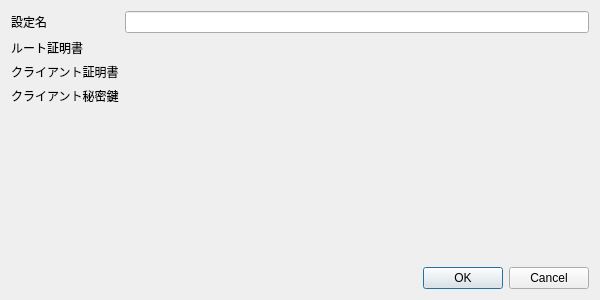
<?xml version="1.0" encoding="UTF-8"?>
<ui version="4.0">
 <class>CertsEditDialog</class>
 <widget class="QDialog" name="CertsEditDialog">
  <property name="geometry">
   <rect>
    <x>0</x>
    <y>0</y>
    <width>600</width>
    <height>300</height>
   </rect>
  </property>
  <property name="windowTitle">
   <string>証明書情報の編集</string>
  </property>
  <layout class="QVBoxLayout" name="verticalLayout">
   <item>
    <layout class="QFormLayout" name="formLayout">
     <item row="0" column="0">
      <widget class="QLabel" name="label">
       <property name="text">
        <string>設定名</string>
       </property>
      </widget>
     </item>
     <item row="1" column="0">
      <widget class="QLabel" name="label_2">
       <property name="text">
        <string>ルート証明書</string>
       </property>
      </widget>
     </item>
     <item row="3" column="0">
      <widget class="QLabel" name="label_3">
       <property name="text">
        <string>クライアント秘密鍵</string>
       </property>
      </widget>
     </item>
     <item row="2" column="0">
      <widget class="QLabel" name="label_4">
       <property name="text">
        <string>クライアント証明書</string>
       </property>
      </widget>
     </item>
     <item row="0" column="1">
      <widget class="QLineEdit" name="nameEdit"/>
     </item>
     <item row="1" column="1">
      <widget class="CertsEditControl" name="rootCertsControl" native="true"/>
     </item>
     <item row="2" column="1">
      <widget class="CertsEditControl" name="certChainControl" native="true"/>
     </item>
     <item row="3" column="1">
      <widget class="CertsEditControl" name="privateKeyControl" native="true"/>
     </item>
    </layout>
   </item>
   <item>
    <spacer name="verticalSpacer">
     <property name="orientation">
      <enum>Qt::Vertical</enum>
     </property>
     <property name="sizeHint" stdset="0">
      <size>
       <width>20</width>
       <height>40</height>
      </size>
     </property>
    </spacer>
   </item>
   <item>
    <widget class="QDialogButtonBox" name="buttonBox">
     <property name="standardButtons">
      <set>QDialogButtonBox::Cancel|QDialogButtonBox::Ok</set>
     </property>
    </widget>
   </item>
  </layout>
 </widget>
 <customwidgets>
  <customwidget>
   <class>CertsEditControl</class>
   <extends>QWidget</extends>
   <header>ui/CertsEditControl.h</header>
   <container>1</container>
  </customwidget>
 </customwidgets>
 <resources/>
 <connections/>
</ui>
